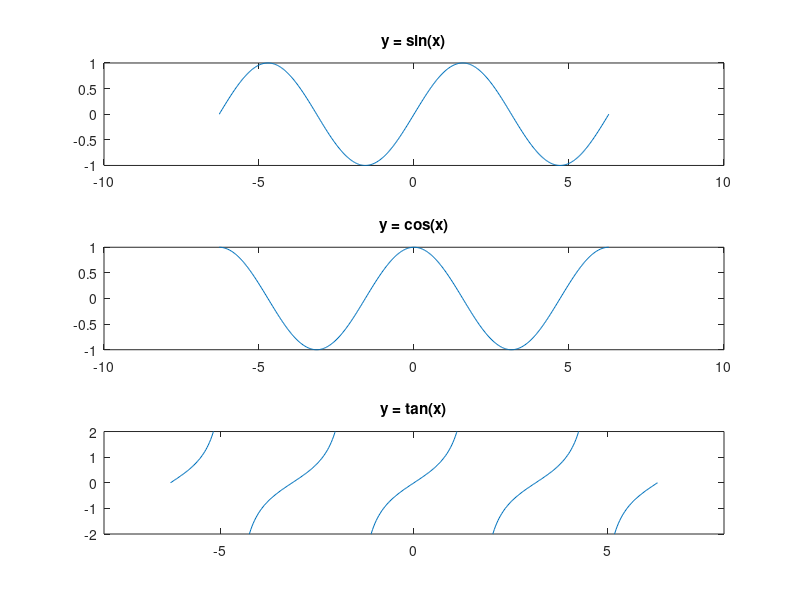

Recreate this plot in MATLAB.
clear all; clc;

% Define x
x = -2*pi:pi/100:2*pi;

% Define sin, cos, tan
y1 = sin(x);
y2 = cos(x);
y3 = tan(x);

figure(1)
% Plot sin(x)
subplot(3, 1, 1);
plot(x, y1)
title('y = sin(x)')
% Plot cos(x)
subplot(3, 1, 2);
plot(x, y2)
title('y = cos(x)')
% Plot tan(x)
subplot(3, 1, 3);
plot(x, y3)
title('y = tan(x)')
axis([-8 8 -2 2])